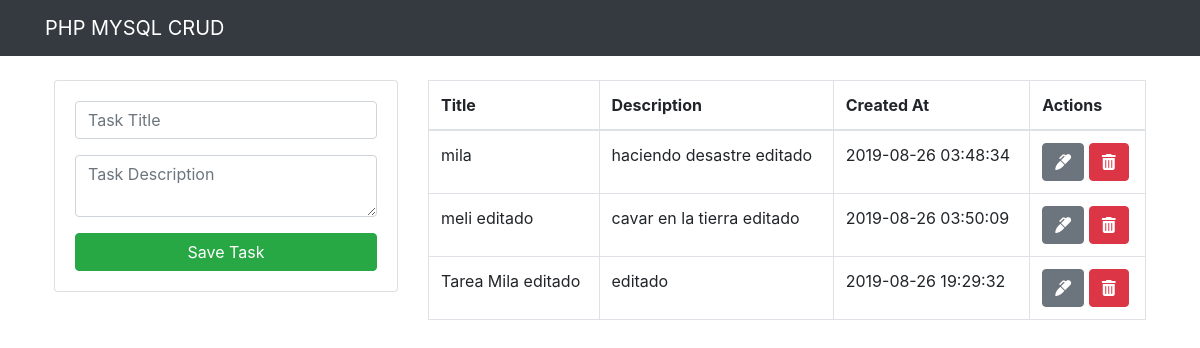
The page / on the database its author committed.
### tables this page shows
CREATE TABLE `task` (
  `id` int(11) NOT NULL AUTO_INCREMENT,
  `title` varchar(255) NOT NULL,
  `descripcion` text NOT NULL,
  `created_at` timestamp NOT NULL DEFAULT current_timestamp(),
  PRIMARY KEY (`id`)
);

### index.php (the view, shortened to what this page needs)
<?php include("db.php"); ?>
<?php include("includes/header.php"); ?>
<div class="container p-4">
  <div class="row">
    <div class="col-md-4">
      <div class="card card-body">
        <form action="save_task.php" method="POST">
          <div class="form-group">
            <input type="text" name="title" class="form-control" placeholder="Task Title" autofocus>
          </div>
          <div class="form-group">
            <textarea name="description" rows="2" class="form-control" placeholder="Task Description"></textarea>
          </div>
          <input type="submit" class="btn btn-success btn-block" name="save_task" value="Save Task">
        </form>
      </div>
    </div>
    <div class="col-md-8">
      <table class="table table-bordered">
        <thead>
          <tr>
            <th>Title</th>
            <th>Description</th>
            <th>Created At</th>
            <th>Actions</th>
          </tr>
        </thead>
        <tbody>
          <?php
          $query = "SELECT * FROM task";
          $result_tasks = mysqli_query($conn, $query);
          while($row = mysqli_fetch_assoc($result_tasks)){ ?>
            <tr>
              <td><?php echo $row['title'];?></td>
              <td><?php echo $row['descripcion'];?></td>
              <td><?php echo $row['created_at'];?></td>
              <td>
                <a href="edit.php?id=<?php echo $row['id'];?>" class="btn btn-secondary">
                  <i class="fas fa-marker"></i>
                </a>
                <a href="delete_task.php?id=<?php echo $row['id'];?>" class="btn btn-danger">
                  <i class="fas fa-trash-alt"></i>
                </a>
              </td>
            </tr>
          <?php }  ?>
        </tbody>
      </table>
    </div>
  </div>
</div>
<?php include("includes/footer.php"); ?>

### includes/header.php (shortened to what this page needs)
<!DOCTYPE html>
<html lang="en" dir="ltr">
  <head>
    <link rel="stylesheet" href="https://stackpath.bootstrapcdn.com/bootstrap/4.3.1/css/bootstrap.min.css">
  </head>
  <body>
    <nav class="navbar navbar-dark bg-dark">
      <div class="container">
        <a href="index.php" class="navbar-brand">PHP MYSQL CRUD</a>
      </div>
    </nav>

### includes/footer.php (shortened to what this page needs)
</body>
</html>

### rows shown on the page
task: title "mila", descripcion "haciendo desastre editado", created_at "2019-08-26 03:48:34"
task: title "meli editado", descripcion "cavar en la tierra editado", created_at "2019-08-26 03:50:09"
task: title "Tarea Mila editado", descripcion "editado", created_at "2019-08-26 19:29:32"
